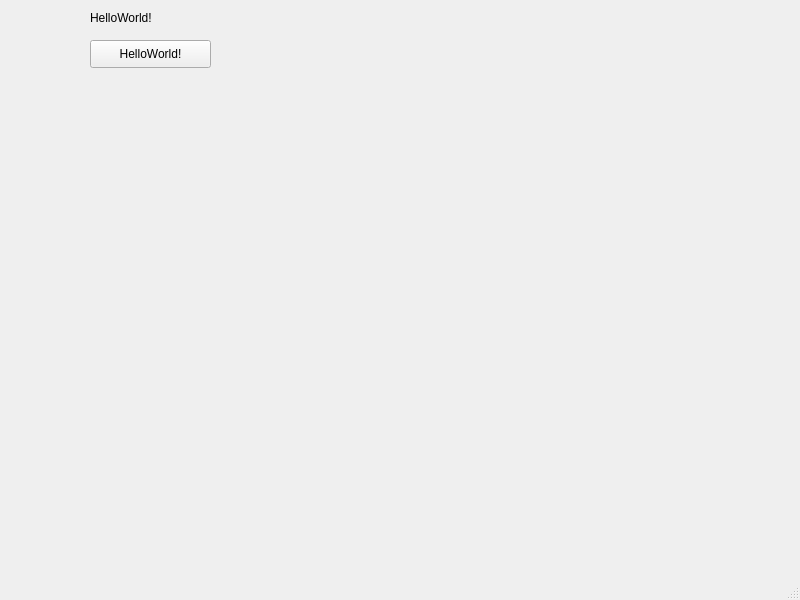
<?xml version="1.0" encoding="UTF-8"?>
<ui version="4.0">
 <class>MainWindow</class>
 <widget class="QMainWindow" name="MainWindow">
  <property name="geometry">
   <rect>
    <x>0</x>
    <y>0</y>
    <width>800</width>
    <height>600</height>
   </rect>
  </property>
  <property name="windowTitle">
   <string>draft</string>
  </property>
  <widget class="QWidget" name="centralwidget">
   <widget class="QLabel" name="label">
    <property name="geometry">
     <rect>
      <x>90</x>
      <y>10</y>
      <width>111</width>
      <height>16</height>
     </rect>
    </property>
    <property name="text">
     <string>HelloWorld!</string>
    </property>
   </widget>
   <widget class="QPushButton" name="pushButton">
    <property name="geometry">
     <rect>
      <x>90</x>
      <y>40</y>
      <width>121</width>
      <height>28</height>
     </rect>
    </property>
    <property name="text">
     <string>HelloWorld!</string>
    </property>
   </widget>
  </widget>
  <widget class="QMenuBar" name="menubar">
   <property name="geometry">
    <rect>
     <x>0</x>
     <y>0</y>
     <width>800</width>
     <height>26</height>
    </rect>
   </property>
  </widget>
  <widget class="QStatusBar" name="statusbar"/>
 </widget>
 <resources/>
 <connections/>
</ui>
